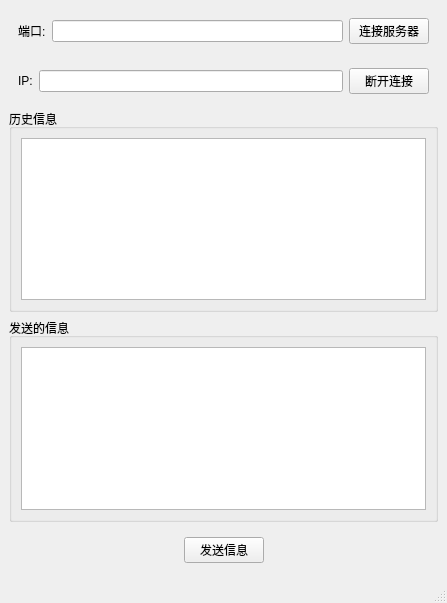
<?xml version="1.0" encoding="UTF-8"?>
<ui version="4.0">
 <class>MainWindow</class>
 <widget class="QMainWindow" name="MainWindow">
  <property name="geometry">
   <rect>
    <x>0</x>
    <y>0</y>
    <width>447</width>
    <height>603</height>
   </rect>
  </property>
  <property name="windowTitle">
   <string>MainWindow</string>
  </property>
  <widget class="QWidget" name="centralwidget">
   <layout class="QGridLayout" name="gridLayout_3">
    <item row="4" column="0">
     <widget class="QWidget" name="widget_2" native="true">
      <layout class="QHBoxLayout" name="horizontalLayout_2">
       <item>
        <spacer name="horizontalSpacer_2">
         <property name="orientation">
          <enum>Qt::Horizontal</enum>
         </property>
         <property name="sizeHint" stdset="0">
          <size>
           <width>145</width>
           <height>20</height>
          </size>
         </property>
        </spacer>
       </item>
       <item>
        <widget class="QPushButton" name="Button_send">
         <property name="text">
          <string>发送信息</string>
         </property>
        </widget>
       </item>
       <item>
        <spacer name="horizontalSpacer">
         <property name="orientation">
          <enum>Qt::Horizontal</enum>
         </property>
         <property name="sizeHint" stdset="0">
          <size>
           <width>145</width>
           <height>20</height>
          </size>
         </property>
        </spacer>
       </item>
      </layout>
     </widget>
    </item>
    <item row="3" column="0">
     <widget class="QGroupBox" name="groupBox_2">
      <property name="title">
       <string>发送的信息</string>
      </property>
      <layout class="QGridLayout" name="gridLayout_2">
       <item row="0" column="0">
        <widget class="QTextEdit" name="send"/>
       </item>
      </layout>
     </widget>
    </item>
    <item row="2" column="0">
     <widget class="QGroupBox" name="groupBox">
      <property name="title">
       <string>历史信息</string>
      </property>
      <layout class="QGridLayout" name="gridLayout">
       <item row="0" column="0">
        <widget class="QTextEdit" name="record"/>
       </item>
      </layout>
     </widget>
    </item>
    <item row="0" column="0">
     <widget class="QWidget" name="widget" native="true">
      <layout class="QHBoxLayout" name="horizontalLayout">
       <item>
        <widget class="QLabel" name="label">
         <property name="text">
          <string>端口:</string>
         </property>
        </widget>
       </item>
       <item>
        <widget class="QLineEdit" name="port"/>
       </item>
       <item>
        <widget class="QPushButton" name="connect">
         <property name="text">
          <string>连接服务器</string>
         </property>
        </widget>
       </item>
      </layout>
     </widget>
    </item>
    <item row="1" column="0">
     <widget class="QWidget" name="widget_3" native="true">
      <layout class="QHBoxLayout" name="horizontalLayout_4">
       <item>
        <widget class="QLabel" name="label_3">
         <property name="text">
          <string>IP:</string>
         </property>
        </widget>
       </item>
       <item>
        <widget class="QLineEdit" name="IP"/>
       </item>
       <item>
        <widget class="QPushButton" name="disconnect">
         <property name="text">
          <string>断开连接</string>
         </property>
        </widget>
       </item>
      </layout>
     </widget>
    </item>
   </layout>
  </widget>
  <widget class="QMenuBar" name="menubar">
   <property name="geometry">
    <rect>
     <x>0</x>
     <y>0</y>
     <width>447</width>
     <height>26</height>
    </rect>
   </property>
  </widget>
  <widget class="QStatusBar" name="statusbar"/>
 </widget>
 <resources/>
 <connections/>
</ui>
